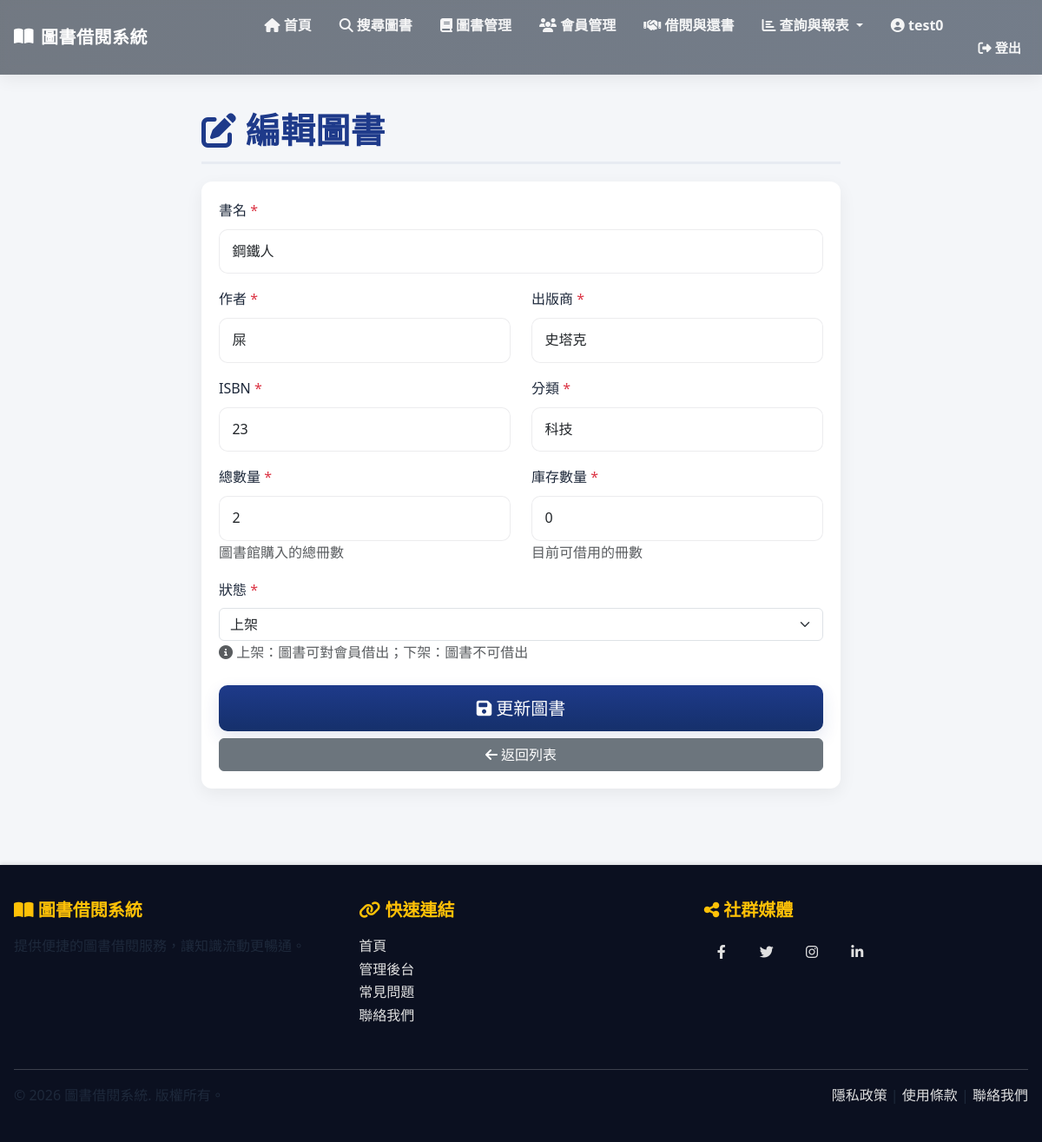
The page /books/2/edit/ (signed in) on the database its author committed.
### library/models.py (models this page shows, shortened)
class Book(models.Model):
    STATUS_CHOICES = [
        ('available', '上架'),
        ('unavailable', '下架'),
    ]
    title = models.CharField(
        max_length=200,
        verbose_name='書名',
        help_text='圖書標題'
    )
    author = models.CharField(
        max_length=100,
        verbose_name='作者',
        help_text='圖書作者名稱'
    )
    isbn = models.CharField(
        max_length=20,
        unique=True,
        verbose_name='ISBN',
        help_text='國際標準書號'
    )
    publisher = models.CharField(
        max_length=100,
        verbose_name='出版商',
        help_text='圖書出版社'
    )
    category = models.CharField(
        max_length=50,
        verbose_name='分類',
        help_text='圖書分類（如：文學、歷史、科技等）'
    )
    created_date = models.DateTimeField(
        auto_now_add=True,
        verbose_name='建檔日期',
        help_text='圖書建檔時間'
    )
    total_quantity = models.IntegerField(
        default=1,
        verbose_name='總數量',
        help_text='圖書館購入該書的總冊數'
    )
    available_quantity = models.IntegerField(
        default=1,
        verbose_name='庫存數量',
        help_text='該書目前可借用的冊數'
    )
    status = models.CharField(
        max_length=20,
        choices=STATUS_CHOICES,
        default='available',
        verbose_name='狀態',
        help_text='圖書當前狀態（上架/下架）'
    )
    class Meta:
        verbose_name = '圖書'
        verbose_name_plural = '圖書'
        ordering = ['-created_date']
        indexes = [
            models.Index(fields=['isbn']),
            models.Index(fields=['category']),
        ]

### library/views.py (the view, shortened to what this page needs)
# urls.py: path('books/<int:pk>/edit/', views.BookUpdateView.as_view(), name='book_edit'),
class BookUpdateView(StaffOnlyMixin, UpdateView):
    model = Book
    form_class = BookForm
    template_name = 'book/book_form.html'
    success_url = reverse_lazy('library:book_list')

### library/views.py (called while the page is built)
    def dispatch(self, request, *args, **kwargs):
        response = super().dispatch(request, *args, **kwargs)
        response['Cache-Control'] = 'no-cache, no-store, must-revalidate'
        response['Pragma'] = 'no-cache'
        response['Expires'] = '0'
        return response

    def test_func(self):
        return self.request.user.is_staff or self.request.user.is_superuser

### library/templates/book/book_form.html (shortened to what this page needs)
{% extends "base.html" %}
{% block content %}
<div class="row">
    <div class="col-md-8 offset-md-2">
        <h1 class="page-title">
            {% if form.instance.pk %}
                <i class="fas fa-edit"></i> 編輯圖書
            {% else %}
                <i class="fas fa-plus-circle"></i> 新書建檔
            {% endif %}
        </h1>
        <div class="card">
            <div class="card-body">
                <form method="post" novalidate>
                    <div class="mb-3">
                        <label for="id_title" class="form-label">
                            書名 <span class="text-danger">*</span>
                        </label>
                        {{ form.title }}
                    </div>
                    <div class="row">
                        <div class="col-md-6 mb-3">
                            <label for="id_author" class="form-label">
                                作者 <span class="text-danger">*</span>
                            </label>
                            {{ form.author }}
                        </div>
                        <div class="col-md-6 mb-3">
                            <label for="id_publisher" class="form-label">
                                出版商 <span class="text-danger">*</span>
                            </label>
                            {{ form.publisher }}
                        </div>
                    </div>
                    <div class="row">
                        <div class="col-md-6 mb-3">
                            <label for="id_isbn" class="form-label">
                                ISBN <span class="text-danger">*</span>
                            </label>
                            {{ form.isbn }}
                        </div>
                        <div class="col-md-6 mb-3">
                            <label for="id_category" class="form-label">
                                分類 <span class="text-danger">*</span>
                            </label>
                            {{ form.category }}
                        </div>
                    </div>
                    <div class="row">
                        <div class="col-md-6 mb-3">
                            <label for="id_total_quantity" class="form-label">
                                總數量 <span class="text-danger">*</span>
                            </label>
                            {{ form.total_quantity }}
                            <small class="text-muted">圖書館購入的總冊數</small>
                        </div>
                        <div class="col-md-6 mb-3">
                            <label for="id_available_quantity" class="form-label">
                                庫存數量 <span class="text-danger">*</span>
                            </label>
                            {{ form.available_quantity }}
                            <small class="text-muted">目前可借用的冊數</small>
                        </div>
                    </div>
                    <div class="mb-3">
                        <label for="id_status" class="form-label">
                            狀態 <span class="text-danger">*</span>
                        </label>
                        {{ form.status }}
                        <small class="text-muted">
                            <i class="fas fa-info-circle"></i>
                            上架：圖書可對會員借出；下架：圖書不可借出
                        </small>
                    </div>
                    <div class="d-grid gap-2 mt-4">
                        <button type="submit" class="btn btn-primary btn-lg">
                            <i class="fas fa-save"></i>
                            {% if form.instance.pk %}
                                更新圖書
                            {% else %}
                                新增圖書
                            {% endif %}
                        </button>
                        <a href="{% url 'library:book_list' %}" class="btn btn-secondary">
                            <i class="fas fa-arrow-left"></i> 返回列表
                        </a>
                    </div>
                </form>
            </div>
        </div>
    </div>
</div>
{% endblock %}

### library/templates/base.html (shortened to what this page needs)
{% load static %}
<!DOCTYPE html>
<html lang="zh-TW">
<head>
    <link href="https://cdn.jsdelivr.net/npm/bootstrap@5.3.0/dist/css/bootstrap.min.css" rel="stylesheet">
    <link href="https://cdnjs.cloudflare.com/ajax/libs/font-awesome/6.4.0/css/all.min.css" rel="stylesheet">
    <link rel="stylesheet" href="{% static 'css/site.css' %}">
    <link href="https://cdnjs.cloudflare.com/ajax/libs/aos/2.3.4/aos.css" rel="stylesheet">
</head>
<body>
    <nav class="navbar navbar-expand-lg navbar-dark sticky-top">
        <div class="container-fluid">
            <a class="navbar-brand" href="{% url 'library:home' %}">
                <i class="fas fa-book-open"></i> 圖書借閱系統
            </a>
            <div class="collapse navbar-collapse" id="navbarNav">
                <ul class="navbar-nav ms-auto">
                    <li class="nav-item">
                        <a class="nav-link" href="{% url 'library:home' %}">
                            <i class="fas fa-home"></i> 首頁
                        </a>
                    </li>
                    <li class="nav-item">
                        <a class="nav-link" href="{% url 'library:search_book' %}">
                            <i class="fas fa-search"></i> 搜尋圖書
                        </a>
                    </li>
                    {% if request.user.is_staff %}
                    <li class="nav-item">
                        <a class="nav-link" href="{% url 'library:book_list' %}">
                            <i class="fas fa-book"></i> 圖書管理
                        </a>
                    </li>
                    <li class="nav-item">
                        <a class="nav-link" href="{% url 'library:member_list' %}">
                            <i class="fas fa-users"></i> 會員管理
                        </a>
                    </li>
                    <li class="nav-item">
                        <a class="nav-link" href="{% url 'library:borrow_create' %}">
                            <i class="fas fa-handshake"></i> 借閱與還書
                        </a>
                    </li>
                    <li class="nav-item dropdown">
                        <a class="nav-link dropdown-toggle" href="#" id="reportsDropdown" role="button" data-bs-toggle="dropdown" aria-expanded="false">
                            <i class="fas fa-chart-bar"></i> 查詢與報表
                        </a>
                    </li>
                    {% endif %}
                    <li class="nav-item">
                        {% if request.user.is_authenticated %}
                            <a class="nav-link me-2" href="{% url 'library:profile' %}">
                                <i class="fas fa-user-circle"></i> {{ request.user.get_full_name|default:request.user.username }}
                            </a>
                        {% endif %}
                    </li>
                    <li class="nav-item">
                        {% if request.user.is_authenticated %}
                            <form method="post" action="{% url 'logout' %}" class="d-inline ms-2">
                                <button type="submit" class="nav-link btn btn-outline-light btn-sm">
                                    <i class="fas fa-sign-out-alt"></i> 登出
                                </button>
                            </form>
                        {% endif %}
                    </li>
                </ul>
            </div>
        </div>
    </nav>
    <main class="main-container">
        <div class="container">
            {% block content %}{% endblock %}
        </div>
    </main>
    <footer>
        <div class="container-fluid">
            <div class="row mb-4">
                <div class="col-md-4 mb-3 mb-md-0">
                    <h5><i class="fas fa-book-open"></i> 圖書借閱系統</h5>
                    <p>提供便捷的圖書借閱服務，讓知識流動更暢通。</p>
                </div>
                <div class="col-md-4 mb-3 mb-md-0">
                    <h5><i class="fas fa-link"></i> 快速連結</h5>
                    <ul class="list-unstyled">
                        <li><a href="/">首頁</a></li>
                        <li><a href="/admin">管理後台</a></li>
                        <li><a href="#">常見問題</a></li>
                        <li><a href="#">聯絡我們</a></li>
                    </ul>
                </div>
                <div class="col-md-4">
                    <h5><i class="fas fa-share-alt"></i> 社群媒體</h5>
                    <div class="social-links">
                        <a href="#" title="Facebook"><i class="fab fa-facebook-f"></i></a>
                        <a href="#" title="Twitter"><i class="fab fa-twitter"></i></a>
                        <a href="#" title="Instagram"><i class="fab fa-instagram"></i></a>
                        <a href="#" title="LinkedIn"><i class="fab fa-linkedin-in"></i></a>
                    </div>
                </div>
            </div>
            <div class="footer-divider">
                <div class="row">
                    <div class="col-md-6">
                        <p class="mb-0">&copy; 2026 圖書借閱系統. 版權所有。</p>
                    </div>
                    <div class="col-md-6 text-md-end">
                        <p class="mb-0">
                            <a href="#">隱私政策</a> |
                            <a href="#">使用條款</a> |
                            <a href="#">聯絡我們</a>
                        </p>
                    </div>
                </div>
            </div>
        </div>
    </footer>
</body>
</html>

### static/css/site.css (style rules this page uses)
:root { --bg: #F4F6F9; --text:#0f1724; --muted:#526075; --primary:#1e3a8a; --accent:#fb923c; --glass: rgba(255,255,255,0.06); --card-radius:12px; }
.container-fluid { padding-left: 1rem; padding-right:1rem; }
.navbar { background: linear-gradient(90deg, rgba(7,18,32,0.55), rgba(10,25,45,0.55)); backdrop-filter: blur(6px) saturate(120%); }
.navbar .nav-link { color: rgba(255,255,255,0.92); }
.navbar .navbar-brand { color:#fff; }
.sticky-top { box-shadow: 0 6px 18px rgba(2,6,23,0.06); }
.card { border-radius: var(--card-radius); transition: transform .25s ease, box-shadow .25s ease; }
.card .card-body { padding:1.25rem; }
.btn-primary { background: linear-gradient(180deg,var(--primary), #15306b); border: none; box-shadow:0 8px 20px rgba(30,58,138,0.12); border-radius:10px; padding:.7rem 1rem; }
.btn-outline-light { border-radius:10px; padding:.6rem 0.9rem; }
footer { background:#0b1020; color:#cbd5e1; padding:2.5rem 0; }
.form-control { border-radius: 10px; }

### library/templates/base.html (style rules this page uses)
:root { --bg-color: #F4F6F9; --text-color: #1E293B; --muted-color: #374151; --title-color: #1E3A8A; --link-color: #2B6B62; --accent-color: #D97706; --card-radius: 0.75rem; --base-font-size: 16px; --base-line-height: 1.68; }
html { height: 100%; }
body { min-height: 100vh; display: flex; flex-direction: column; background-color: var(--bg-color); color: var(--text-color); font-family: 'Noto Sans TC', 'Microsoft JhengHei', system-ui, -apple-system, "Segoe UI", Roboto, 'Helvetica Neue', Arial, sans-serif; font-size: var(--base-font-size); line-height: var(--base-line-height); -webkit-font-smoothing: antialiased; -moz-osx-font-smoothing: grayscale; }
main { flex: 1; }
.navbar { background: rgba(20,24,28,0.55); backdrop-filter: blur(6px) saturate(120%); box-shadow: 0 6px 18px rgba(2,6,23,0.12); border-bottom: 1px solid rgba(255,255,255,0.04); }
.navbar-brand { font-weight: 700; font-size: 1.25rem; letter-spacing: 0.5px; display: flex; align-items: center; gap: 0.5rem; }
.nav-link { margin-left: 1rem; font-weight: 600; position: relative; transition: color 0.18s ease, transform 0.18s ease; color: rgba(255,255,255,0.9); }
.main-container { padding: 2.5rem 0; min-height: calc(100vh - 240px); }
.page-title { margin-bottom: 1.25rem; color: var(--title-color); border-bottom: 3px solid rgba(30,58,138,0.06); padding-bottom: 0.75rem; font-weight: 700; letter-spacing: 0.2px; }
footer { flex-shrink: 0; background: linear-gradient(135deg, var(--primary-color) 0%, var(--secondary-color) 100%); color: white; padding: 2rem 0; margin-top: 3rem; box-shadow: 0 -2px 4px rgba(0, 0, 0, 0.1); }
footer h5 { font-weight: bold; margin-bottom: 1rem; color: #ffc107; }
footer a { color: #e0e0e0; text-decoration: none; transition: color 0.3s ease; }
.footer-divider { border-top: 1px solid rgba(255, 255, 255, 0.2); margin-top: 2rem; padding-top: 1rem; }
.social-links a { display: inline-block; width: 40px; height: 40px; background-color: var(--secondary-color); border-radius: 50%; text-align: center; line-height: 40px; margin-right: 0.5rem; transition: background-color 0.3s ease; }
.card { border: 0; border-radius: var(--card-radius); box-shadow: 0 6px 20px rgba(8,15,25,0.06); transition: transform 0.18s ease, box-shadow 0.18s ease; }
.btn-primary { background-color: rgba(30,58,138,0.95); border-color: rgba(30,58,138,0.95); color: #fff; box-shadow: 0 6px 18px rgba(30,58,138,0.06); }
.btn-outline-info, .btn-outline-secondary, .btn-outline-light { color: var(--text-color); border-radius: 0.5rem; }
.btn-sm { font-size: 0.95rem; padding: .45rem .6rem; }
h1, h2, h3, h4 { color: var(--title-color); line-height: 1.2; margin-top: 0; margin-bottom: 0.5rem; }
p, label, a, small, li, td, th { color: var(--text-color); font-size: 1rem; }
.form-control { font-size: 1rem; line-height: 1.6; padding: .75rem .9rem; border-radius: 0.6rem; border: 1px solid rgba(15,23,42,0.08); background-color: #fff; }

### rows shown on the page
Book: title "鋼鐵人", author "屎", publisher "史塔克", isbn "23", category "科技", total_quantity "2", available_quantity "0", status "上架"

### other values the page prints
{{ request.user.get_full_name|default:request.user.username }} "test0"
